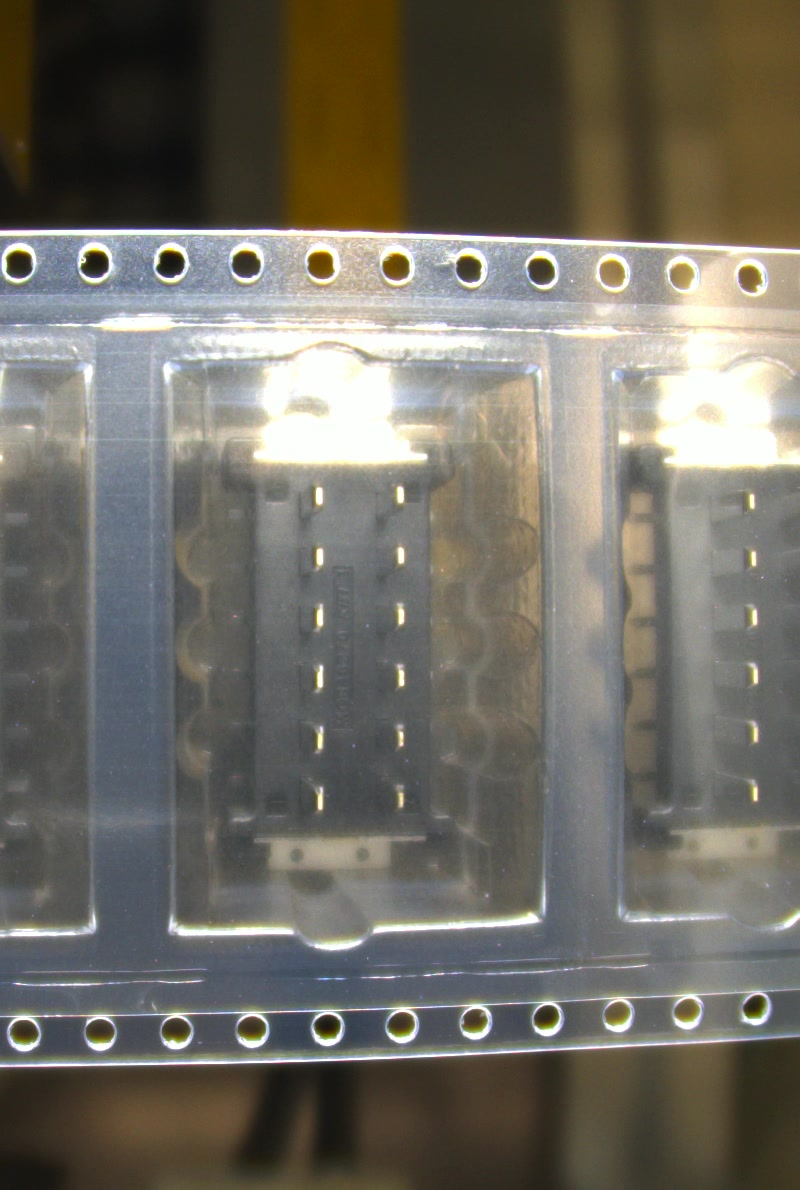
#> input picture IMAGES/IMG (11).jpg, 800 x 1190 px
$ python test-full.py
#> lines starting #> are read from the running program, lines starting #| are printed output that depends on the picture; after the words box and inside, x2 and y2 are one past the last pixel; in counts of white or black regions, pixels touching at a corner belong together
import cv2
import numpy as np
from sklearn.linear_model import LinearRegression
from scipy.interpolate import splprep, splev
import time

# Hàm để fit polynomial
def poly_fit(x, y, degree=2):
    p = np.polyfit(x, y, degree)
    return np.poly1d(p)

def fit_polynomial_curve(roi, y_offset,width, degree=2):

    edges = cv2.Canny(roi, 50, 150)

    # Sử dụng Hough Line Probabilistic
    lines = cv2.HoughLinesP(edges, 1, np.pi / 180, threshold=100, minLineLength=50, maxLineGap=10)


    # CẦN SPLINE
    # Lưu trữ các điểm
    # points = []

    # # Lấy điểm từ các đoạn thẳng
    # if lines is not None:
    #     for line in lines:
    #         x1, y1, x2, y2 = line[0]
    #         points.append((x1, y1))
    #         points.append((x2, y2))

    # # Chuyển đổi điểm thành numpy array
    # points = np.array(points)

    # # Fit đường polynomial
    # if len(points) > 3:  # Cần ít nhất 4 điểm để fit
    #     unique_points = np.unique(points, axis=0)
    #     unique_points = unique_points[np.argsort(unique_points[:, 0])]

    #     # Tạo spline
    #     tck, u = splprep(unique_points.T, s=5)
    #     x, y = splev(np.linspace(0, 1, 100), tck)

    #     # Fit đường polynomial
    #     poly = poly_fit(x, y, degree=2)

    #     # Vẽ đường cong fitted
    #     # for i in range(len(x) - 1):
    #     #     pt1 = (int(x[i]), int(poly(x[i]) + y_offset))
    #     #     pt2 = (int(x[i + 1]), int(poly(x[i + 1]) + y_offset))
    #     #     cv2.line(image, pt1, pt2, (0, 255, 0), 2)  # Đường polynomial màu xanh lá
    #     x_extended = np.linspace(0, width, num=width)
    #     y_extended = poly(x_extended) + y_offset
    #     for i in range(len(x_extended) - 1):
    #         pt1 = (int(x_extended[i]), int(y_extended[i]))
    #         pt2 = (int(x_extended[i + 1]), int(y_extended[i + 1]))
    #         cv2.line(image, pt1, pt2, (0, 255, 0), 3)


    #     lines = cv2.HoughLinesP(edges, 1, np.pi / 180, threshold=100, minLineLength=50, maxLineGap=10)


    # KHÔNG CẦN SPLINE
    if lines is not None:
        points = []
        for line in lines:
            x1, y1, x2, y2 = line[0]
            y1 = y1 + y_offset
            y2 = y2 + y_offset
            points.append([x1, y1])
            points.append([x2, y2])

        points = np.array(points)
        x = points[:, 0]
        y = points[:, 1]

        # Fit polynomial
        poly = poly_fit(x, y, degree=2)

        # Vẽ đường cong fitted
        # width = image.shape[1]
        x_extended = np.linspace(0, width, num=width)
        y_extended = poly(x_extended)

        for i in range(len(x_extended) - 1):
            pt1 = (int(x_extended[i]), int(y_extended[i]))
            pt2 = (int(x_extended[i + 1]), int(y_extended[i + 1]))
            cv2.line(image, pt1, pt2, (0, 255, 0), 3)

def detect_fit_line(roi, original_y_start):
    edges_roi = cv2.Canny(roi, 50, 150, apertureSize=3)
    lines = cv2.HoughLinesP(edges_roi, 1, np.pi / 180, threshold=100, minLineLength=50, maxLineGap=10)
    if lines is not None:
        points = []
        for line in lines:
            x1, y1, x2, y2 = line[0]
            length = np.sqrt((x2 - x1)**2 + (y2 - y1)**2)
            if length > 50:
                points.append([x1, y1 + original_y_start])
                points.append([x2, y2 + original_y_start])
        points = np.array(points)
        X = points[:, 0].reshape(-1, 1)
        y = points[:, 1]
        reg = LinearRegression().fit(X, y)
        y_fit_start = int(reg.predict(np.array([[0]]))[0])
        y_fit_end = int(reg.predict(np.array([[width]]))[0])
        cv2.line(image, (0, y_fit_start), (width, y_fit_end), (0, 0, 0), 3)

# Đọc hình ảnh
start_time = time.time()
image_path = 'IMAGES/IMG (11).jpg'
image = cv2.imread(image_path)
#> image is the input picture: shape (1190, 800, 3); mean B, G, R 100.3, 109.4, 112.8
width = image.shape[1]
#> width = 800
gray = cv2.cvtColor(image, cv2.COLOR_BGR2GRAY)
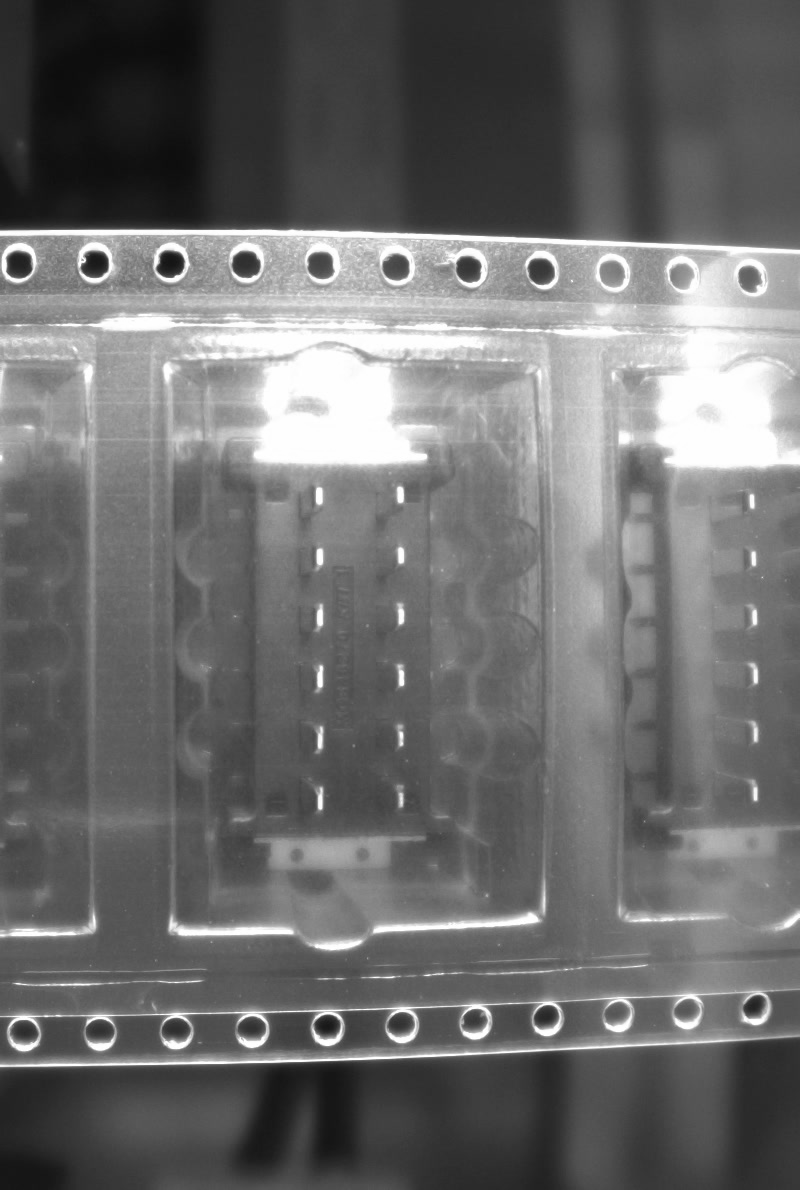
#> gray: shape (1190, 800); min 12, max 255, mean 109.4

# Làm mờ hình ảnh để giảm nhiễu
gray_blurred = cv2.medianBlur(gray, 5)

# Phát hiện các hình tròn sử dụng HoughCircles
circles = cv2.HoughCircles(
    gray_blurred,
    cv2.HOUGH_GRADIENT,
    dp=1,
    minDist=20,
    param1=50,
    param2=30,
    minRadius=10,
    maxRadius=25
)
#> circles = 22 rows, first 8: [23.5, 1033.5, 17.2], [18.5, 260.5, 17.4], [251.5, 1030.5, 17.4], [94.5, 263.5, 14.1], [611.5, 270.5, 17.4], [395.5, 266.5, 13.8], [170.5, 263.5, 13.8], [248.5, 261.5, 21]

offset1 = 23
offset2 = 60

# Nếu phát hiện được ít nhất một hình tròn
if circles is not None:
    circles = np.uint16(np.around(circles))
#> circles = 22 rows, first 8: [24, 1034, 17], [18, 260, 17], [252, 1030, 17], [94, 264, 14], [612, 270, 17], [396, 266, 14], [170, 264, 14], [248, 262, 21]

    # Chia các tâm hình tròn thành hai nhóm (trên và dưới)
    height = image.shape[0]
#> height = 1190
    upper_centers = []
    lower_centers = []

    for circle in circles[0, :]:
        x, y, r = circle
        if y < height / 2:
            upper_centers.append(circle)
        else:
            lower_centers.append(circle)
#> this loop made 22 passes
#> (x, y, r) on passes 1 to 12: (24, 1034, 17), (18, 260, 17), (252, 1030, 17), (94, 264, 14), (612, 270, 17), (396, 266, 14), (170, 264, 14), (248, 262, 21), (326, 1028, 18), (546, 1020, 16), (754, 1006, 17), (402, 1024, 17)
#> after the loop, lower_centers = [[24, 1034, 17], [252, 1030, 17], [326, 1028, 18], [546, 1020, 16], [754, 1006, 17], [402, 1024, 17], [102, 1032, 16], [686, 1014, 15], [476, 1024, 16], [176, 1032, 15], [618, 1012, 11]]; upper_centers = [[18, 260, 17], [94, 264, 14], [612, 270, 17], [396, 266, 14], [170, 264, 14], [248, 262, 21], [322, 262, 19], [542, 268, 18], [680, 274, 19], [472, 272, 15], [752, 278, 15]]

    # Chuyển đổi thành mảng numpy
    upper_centers = np.array(upper_centers)
    lower_centers = np.array(lower_centers)

    # Vẽ tất cả các hình tròn
    # for i in circles[0, :]:
        # # Vẽ hình tròn
        # cv2.circle(image, (i[0], i[1]), i[2], (0, 255, 0), 2)
        # # Vẽ tâm của hình tròn
        # cv2.circle(image, (i[0], i[1]), 2, (0, 0, 255), 3)

    # Thực hiện hồi quy tuyến tính cho các hình tròn phía trên
    if len(upper_centers) > 0:
        X_upper = upper_centers[:, 0].reshape(-1, 1)
#> X_upper = [18, 94, 612, 396, 170, 248, 322, 542, 680, 472, 752]
        y_upper = upper_centers[:, 1]
#> y_upper = [260, 264, 270, 266, 264, 262, 262, 268, 274, 272, 278]
        reg_upper = LinearRegression().fit(X_upper, y_upper)

        # Tính toán các giá trị y dự đoán từ x = 0 đến x = width
        width = image.shape[1]
        y_start_upper = int(reg_upper.predict(np.array([[0]]))[0])
#> y_start_upper = 259
        y_end_upper = int(reg_upper.predict(np.array([[width]]))[0])
#> y_end_upper = 275

        # Vẽ đường thẳng fit nhất cho nhóm trên
        # cv2.line(image, (0, y_start_upper), (width, y_end_upper), (255, 0, 0), 2)

        # Tính và vẽ các đường thẳng song song
        y_start_upper_top = y_start_upper #- offset1
#> y_start_upper_top = 259
        y_end_upper_top = y_end_upper #- offset1
#> y_end_upper_top = 275
        y_start_upper_bottom = y_start_upper + offset2
#> y_start_upper_bottom = 319
        y_end_upper_bottom = y_end_upper + offset2
#> y_end_upper_bottom = 335

        cv2.line(image, (0, y_start_upper_top), (width, y_end_upper_top), (255, 0, 0), 3)
        cv2.line(image, (0, y_start_upper_bottom), (width, y_end_upper_bottom), (255, 0, 0), 3)

    # Thực hiện hồi quy tuyến tính cho các hình tròn phía dưới
    if len(lower_centers) > 0:
        X_lower = lower_centers[:, 0].reshape(-1, 1)
#> X_lower = [24, 252, 326, 546, 754, 402, 102, 686, 476, 176, 618]
        y_lower = lower_centers[:, 1]
#> y_lower = [1034, 1030, 1028, 1020, 1006, 1024, 1032, 1014, 1024, 1032, 1012]
        reg_lower = LinearRegression().fit(X_lower, y_lower)

        # Tính toán các giá trị y dự đoán từ x = 0 đến x = width
        y_start_lower = int(reg_lower.predict(np.array([[0]]))[0])
#> y_start_lower = 1037
        y_end_lower = int(reg_lower.predict(np.array([[width]]))[0])
#> y_end_lower = 1008

        # Vẽ đường thẳng fit nhất cho nhóm dưới
        # cv2.line(image, (0, y_start_lower), (width, y_end_lower), (0, 0, 255), 2)

        # Tính và vẽ các đường thẳng song song
        y_start_lower_top = y_start_lower - offset2
#> y_start_lower_top = 977
        y_end_lower_top = y_end_lower - offset2
#> y_end_lower_top = 948
        y_start_lower_bottom = y_start_lower #+ offset1
#> y_start_lower_bottom = 1037
        y_end_lower_bottom = y_end_lower #+ offset1
#> y_end_lower_bottom = 1008

        cv2.line(image, (0, y_start_lower_top), (width, y_end_lower_top), (255, 0, 0), 3)
        cv2.line(image, (0, y_start_lower_bottom), (width, y_end_lower_bottom), (255, 0, 0), 3)
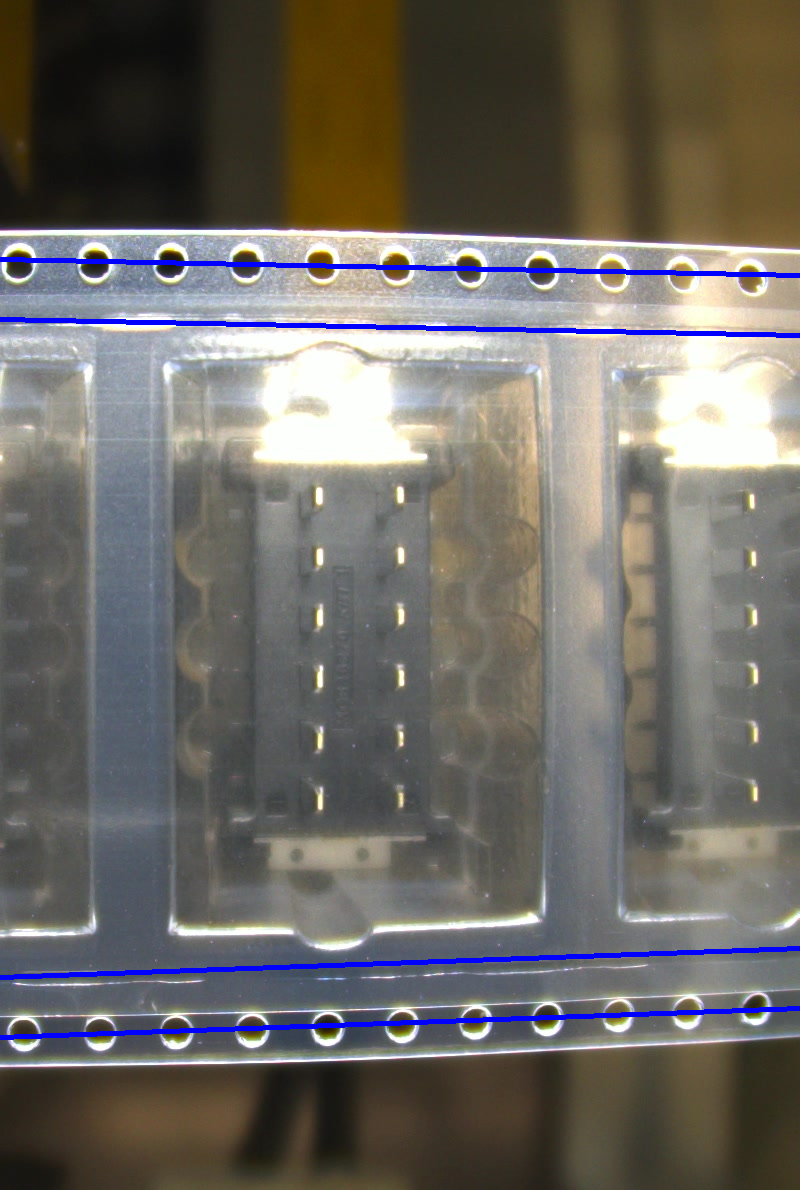
#> image: shape (1190, 800, 3); mean B, G, R 102.3, 107.1, 110.5

    # Tạo các vùng giữa các đường thẳng song song
    y_max_lower = max(y_start_lower_top, y_end_lower_top)
#> y_max_lower = 977
    y_max_lower = y_max_lower + 14
#> y_max_lower = 991
    y_min_lower = min(y_start_lower_bottom, y_end_lower_bottom)
#> y_min_lower = 1008

    y_max_upper = max(y_start_upper_top, y_end_upper_top)
#> y_max_upper = 275
    y_min_upper = min(y_start_upper_bottom, y_end_upper_bottom)
#> y_min_upper = 319
    y_min_upper = y_min_upper - 15
#> y_min_upper = 304

    y_min_top = max(y_start_upper_bottom, y_end_upper_bottom)
#> y_min_top = 335

    roi_upper = gray_blurred[y_max_upper:y_min_upper, :]
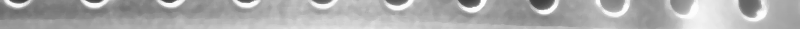
#> roi_upper: shape (29, 800); min 61, max 254, mean 171.6
    roi_lower = gray_blurred[y_max_lower:y_min_lower, :]


            # cv2.line(image, (0, y_fit_start - offset), (width, y_fit_end - offset), (0, 255, 255), 1)
            # cv2.line(image, (0, y_fit_start + offset), (width, y_fit_end + offset), (0, 255, 255), 1)

    # Áp dụng Hough Line và hồi quy tuyến tính trên các vùng ROI
    fit_polynomial_curve(roi_upper, y_max_upper, width)
#> in fit_polynomial_curve, `edges = cv2.Canny(roi, 50, 150)`:
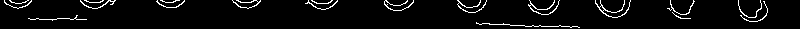
#> edges: shape (29, 800); 4.6% white in thin lines or dots
#> in fit_polynomial_curve, `lines = cv2.HoughLinesP(edges, 1, np.pi / 180, threshold=100, minLineL..`: lines = None
    fit_polynomial_curve(roi_lower, y_max_lower, width)
#> call 2 of fit_polynomial_curve, with roi = array of shape (17, 800), y_offset = 991, width = 800, degree = 2
#> in fit_polynomial_curve (call 2), `lines = cv2.HoughLinesP(edges, 1, np.pi / 180, threshold=100, minLineL..`: lines = [[626, 8, 684, 5]]
#> the loop in fit_polynomial_curve (call 2), `for line in lines:` made 1 pass
#> (line, x1, y1, x2, y2) on pass 1: ([[626, 8, 684, 5]], 626, 999, 684, 996)
#> after the loop in fit_polynomial_curve (call 2), `for line in lines:`: points = [[626, 999], [684, 996]]
#> in fit_polynomial_curve (call 2), `x = points[:, 0]`: x = [626, 684]
#> in fit_polynomial_curve (call 2), `y = points[:, 1]`: y = [999, 996]
#> in poly_fit, `p = np.polyfit(x, y, degree)`: p = [-0.000425, 0.505, 849.3]
#> in fit_polynomial_curve (call 2), `y_extended = poly(x_extended)`: y_extended = 800 values, max 999.4 at index 593, min 849.3 at index 0, mean 960.7
#> the loop in fit_polynomial_curve (call 2), `for i in range(len(x_extended) - 1):` made 799 passes
#> (pt1, pt2) on passes 1 to 3: ((0, 849), (1, 849)), ((1, 849), (2, 850)), ((2, 850), (3, 850))
#> after the loop in fit_polynomial_curve (call 2), `for i in range(len(x_extended) - 1):`:
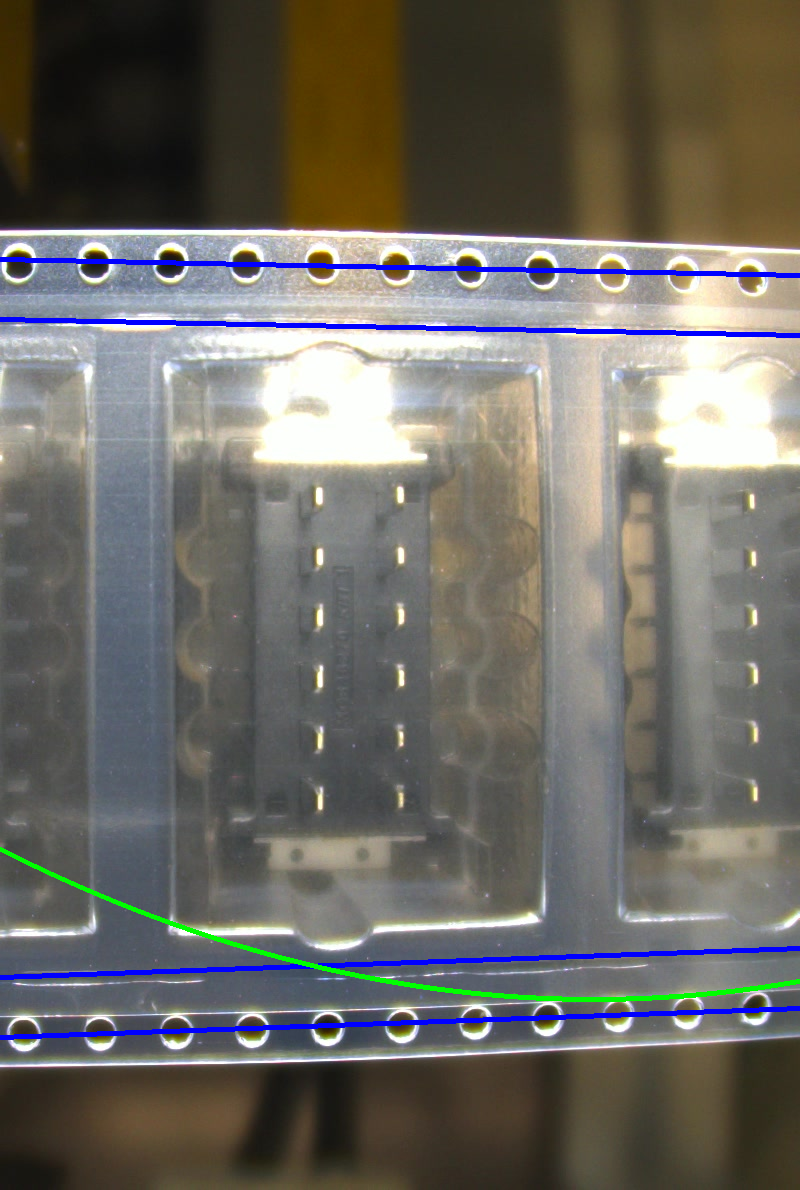
#> image: shape (1190, 800, 3); 0.42% of pixels changed, all inside (x1, y1, x2, y2) = (0, 847, 800, 1002)
    print(y_max_upper, y_min_upper)
#| 275 304
end_time = time.time()
execute_time = end_time - start_time
print('Execute time: {}s'.format(execute_time))

# Hiển thị kết quả
cv2.imshow('Detected Lines with Fitted Line', image)
cv2.imshow('roi_up', image[y_max_upper:y_min_upper, :])
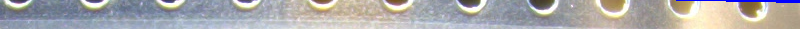
#> window 'roi_up': shape (29, 800, 3); mean B, G, R 171, 170.1, 171.7
cv2.imshow('roi_low', image[980:1034 , :])
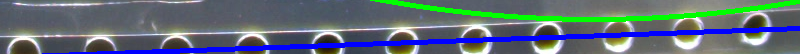
#> window 'roi_low': shape (54, 800, 3); mean B, G, R 118.3, 109.2, 94
cv2.waitKey(0)
cv2.destroyAllWindows()

# Lưu hình ảnh kết quả
# cv2.imwrite('/mnt/data/Detected_Lines_with_Fitted_Line.png', image)
